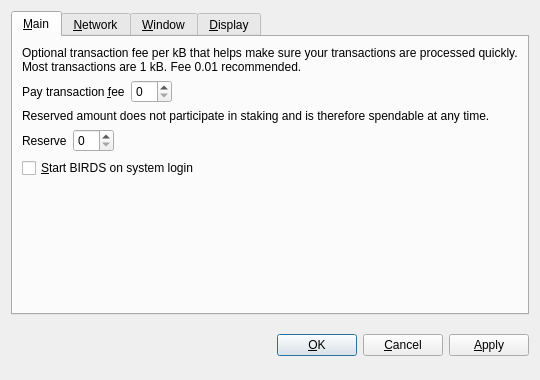
<?xml version="1.0" encoding="UTF-8"?>
<ui version="4.0">
 <class>OptionsDialog</class>
 <widget class="QDialog" name="OptionsDialog">
  <property name="geometry">
   <rect>
    <x>0</x>
    <y>0</y>
    <width>540</width>
    <height>380</height>
   </rect>
  </property>
  <property name="windowTitle">
   <string>Options</string>
  </property>
  <property name="modal">
   <bool>true</bool>
  </property>
  <layout class="QVBoxLayout" name="verticalLayout">
   <item>
    <widget class="QTabWidget" name="tabWidget">
     <property name="tabPosition">
      <enum>QTabWidget::North</enum>
     </property>
     <property name="currentIndex">
      <number>0</number>
     </property>
     <widget class="QWidget" name="tabMain">
      <attribute name="title">
       <string>&amp;Main</string>
      </attribute>
      <layout class="QVBoxLayout" name="verticalLayout_Main">
       <item>
        <widget class="QLabel" name="transactionFeeInfoLabel">
         <property name="text">
          <string>Optional transaction fee per kB that helps make sure your transactions are processed quickly. Most transactions are 1 kB. Fee 0.01 recommended.</string>
         </property>
         <property name="textFormat">
          <enum>Qt::PlainText</enum>
         </property>
         <property name="wordWrap">
          <bool>true</bool>
         </property>
        </widget>
       </item>
       <item>
        <layout class="QHBoxLayout" name="horizontalLayoutFee">
         <item>
          <widget class="QLabel" name="transactionFeeLabel">
           <property name="text">
            <string>Pay transaction &amp;fee</string>
           </property>
           <property name="textFormat">
            <enum>Qt::PlainText</enum>
           </property>
           <property name="buddy">
            <cstring>transactionFee</cstring>
           </property>
          </widget>
         </item>
         <item>
          <widget class="BitcoinAmountField" name="transactionFee"/>
         </item>
         <item>
          <spacer name="horizontalSpacerFee">
           <property name="orientation">
            <enum>Qt::Horizontal</enum>
           </property>
           <property name="sizeHint" stdset="0">
            <size>
             <width>40</width>
             <height>20</height>
            </size>
           </property>
          </spacer>
         </item>
        </layout>
       </item>
       <item>
        <widget class="QLabel" name="reserveBalanceInfoLabel">
         <property name="text">
          <string>Reserved amount does not participate in staking and is therefore spendable at any time.</string>
         </property>
         <property name="textFormat">
          <enum>Qt::PlainText</enum>
         </property>
         <property name="wordWrap">
          <bool>true</bool>
         </property>
        </widget>
       </item>
       <item>
        <layout class="QHBoxLayout" name="horizontalLayoutReserveBalance">
         <item>
          <widget class="QLabel" name="reserveBalanceLabel">
           <property name="text">
            <string>Reserve</string>
           </property>
           <property name="textFormat">
            <enum>Qt::PlainText</enum>
           </property>
           <property name="buddy">
            <cstring>reserveBalance</cstring>
           </property>
          </widget>
         </item>
         <item>
          <widget class="BitcoinAmountField" name="reserveBalance"/>
         </item>
         <item>
          <spacer name="horizontalSpacerReserveBalance">
           <property name="orientation">
            <enum>Qt::Horizontal</enum>
           </property>
           <property name="sizeHint" stdset="0">
            <size>
             <width>40</width>
             <height>20</height>
            </size>
           </property>
          </spacer>
         </item>
        </layout>
       </item>
       <item>
        <widget class="QCheckBox" name="bitcoinAtStartup">
         <property name="toolTip">
          <string>Automatically start BIRDS after logging in to the system.</string>
         </property>
         <property name="text">
          <string>&amp;Start BIRDS on system login</string>
         </property>
        </widget>
       </item>
       <item>
        <spacer name="verticalSpacer_Main">
         <property name="orientation">
          <enum>Qt::Vertical</enum>
         </property>
         <property name="sizeHint" stdset="0">
          <size>
           <width>20</width>
           <height>40</height>
          </size>
         </property>
        </spacer>
       </item>
      </layout>
     </widget>
     <widget class="QWidget" name="tabNetwork">
      <attribute name="title">
       <string>&amp;Network</string>
      </attribute>
      <layout class="QVBoxLayout" name="verticalLayout_Network">
       <item>
        <widget class="QCheckBox" name="mapPortUpnp">
         <property name="toolTip">
          <string>Automatically open the BIRDS client port on the router. This only works when your router supports UPnP and it is enabled.</string>
         </property>
         <property name="text">
          <string>Map port using &amp;UPnP</string>
         </property>
        </widget>
       </item>
       <item>
        <widget class="QCheckBox" name="connectSocks">
         <property name="toolTip">
          <string>Connect to the BIRDS network through a SOCKS proxy (e.g. when connecting through Tor).</string>
         </property>
         <property name="text">
          <string>&amp;Connect through SOCKS proxy:</string>
         </property>
        </widget>
       </item>
       <item>
        <layout class="QHBoxLayout" name="horizontalLayout_Network">
         <item>
          <widget class="QLabel" name="proxyIpLabel">
           <property name="text">
            <string>Proxy &amp;IP:</string>
           </property>
           <property name="textFormat">
            <enum>Qt::PlainText</enum>
           </property>
           <property name="buddy">
            <cstring>proxyIp</cstring>
           </property>
          </widget>
         </item>
         <item>
          <widget class="QValidatedLineEdit" name="proxyIp">
           <property name="maximumSize">
            <size>
             <width>140</width>
             <height>16777215</height>
            </size>
           </property>
           <property name="toolTip">
            <string>IP address of the proxy (e.g. 127.0.0.1)</string>
           </property>
          </widget>
         </item>
         <item>
          <widget class="QLabel" name="proxyPortLabel">
           <property name="text">
            <string>&amp;Port:</string>
           </property>
           <property name="textFormat">
            <enum>Qt::PlainText</enum>
           </property>
           <property name="buddy">
            <cstring>proxyPort</cstring>
           </property>
          </widget>
         </item>
         <item>
          <widget class="QLineEdit" name="proxyPort">
           <property name="maximumSize">
            <size>
             <width>55</width>
             <height>16777215</height>
            </size>
           </property>
           <property name="toolTip">
            <string>Port of the proxy (e.g. 9050)</string>
           </property>
          </widget>
         </item>
         <item>
          <widget class="QLabel" name="socksVersionLabel">
           <property name="text">
            <string>SOCKS &amp;Version:</string>
           </property>
           <property name="textFormat">
            <enum>Qt::PlainText</enum>
           </property>
           <property name="buddy">
            <cstring>socksVersion</cstring>
           </property>
          </widget>
         </item>
         <item>
          <widget class="QValueComboBox" name="socksVersion">
           <property name="toolTip">
            <string>SOCKS version of the proxy (e.g. 5)</string>
           </property>
          </widget>
         </item>
         <item>
          <spacer name="horizontalSpacer_Network">
           <property name="orientation">
            <enum>Qt::Horizontal</enum>
           </property>
           <property name="sizeHint" stdset="0">
            <size>
             <width>40</width>
             <height>20</height>
            </size>
           </property>
          </spacer>
         </item>
        </layout>
       </item>
       <item>
        <spacer name="verticalSpacer_Network">
         <property name="orientation">
          <enum>Qt::Vertical</enum>
         </property>
         <property name="sizeHint" stdset="0">
          <size>
           <width>20</width>
           <height>40</height>
          </size>
         </property>
        </spacer>
       </item>
      </layout>
     </widget>
     <widget class="QWidget" name="tabWindow">
      <attribute name="title">
       <string>&amp;Window</string>
      </attribute>
      <layout class="QVBoxLayout" name="verticalLayout_Window">
       <item>
        <widget class="QCheckBox" name="minimizeToTray">
         <property name="toolTip">
          <string>Show only a tray icon after minimizing the window.</string>
         </property>
         <property name="text">
          <string>&amp;Minimize to the tray instead of the taskbar</string>
         </property>
        </widget>
       </item>
       <item>
        <widget class="QCheckBox" name="minimizeOnClose">
         <property name="toolTip">
          <string>Minimize instead of exit the application when the window is closed. When this option is enabled, the application will be closed only after selecting Quit in the menu.</string>
         </property>
         <property name="text">
          <string>M&amp;inimize on close</string>
         </property>
        </widget>
       </item>
       <item>
        <spacer name="verticalSpacer_Window">
         <property name="orientation">
          <enum>Qt::Vertical</enum>
         </property>
         <property name="sizeHint" stdset="0">
          <size>
           <width>20</width>
           <height>40</height>
          </size>
         </property>
        </spacer>
       </item>
      </layout>
     </widget>
     <widget class="QWidget" name="tabDisplay">
      <attribute name="title">
       <string>&amp;Display</string>
      </attribute>
      <layout class="QVBoxLayout" name="verticalLayout_Display">
       <item>
        <layout class="QHBoxLayout" name="horizontalLayout_1_Display">
         <item>
          <widget class="QLabel" name="langLabel">
           <property name="text">
            <string>User Interface &amp;language:</string>
           </property>
           <property name="textFormat">
            <enum>Qt::PlainText</enum>
           </property>
           <property name="buddy">
            <cstring>lang</cstring>
           </property>
          </widget>
         </item>
         <item>
          <widget class="QValueComboBox" name="lang">
           <property name="toolTip">
            <string>The user interface language can be set here. This setting will take effect after restarting BIRDS.</string>
           </property>
          </widget>
         </item>
        </layout>
       </item>
       <item>
        <layout class="QHBoxLayout" name="horizontalLayout_2_Display">
         <item>
          <widget class="QLabel" name="unitLabel">
           <property name="text">
            <string>&amp;Unit to show amounts in:</string>
           </property>
           <property name="textFormat">
            <enum>Qt::PlainText</enum>
           </property>
           <property name="buddy">
            <cstring>unit</cstring>
           </property>
          </widget>
         </item>
         <item>
          <widget class="QValueComboBox" name="unit">
           <property name="toolTip">
            <string>Choose the default subdivision unit to show in the interface and when sending coins.</string>
           </property>
          </widget>
         </item>
        </layout>
       </item>
       <item>
        <widget class="QCheckBox" name="displayAddresses">
         <property name="toolTip">
          <string>Whether to show BIRDS addresses in the transaction list or not.</string>
         </property>
         <property name="text">
          <string>&amp;Display addresses in transaction list</string>
         </property>
        </widget>
       </item>
       <item>
        <widget class="QCheckBox" name="coinControlFeatures">
         <property name="toolTip">
          <string>Whether to show coin control features or not.</string>
         </property>
         <property name="text">
          <string>Display coin &amp;control features (experts only!)</string>
         </property>
        </widget>
       </item>
       <item>
        <spacer name="verticalSpacer_Display">
         <property name="orientation">
          <enum>Qt::Vertical</enum>
         </property>
         <property name="sizeHint" stdset="0">
          <size>
           <width>20</width>
           <height>40</height>
          </size>
         </property>
        </spacer>
       </item>
      </layout>
     </widget>
    </widget>
   </item>
   <item>
    <layout class="QHBoxLayout" name="horizontalLayout_Buttons">
     <item>
      <spacer name="horizontalSpacer_1">
       <property name="orientation">
        <enum>Qt::Horizontal</enum>
       </property>
       <property name="sizeHint" stdset="0">
        <size>
         <width>40</width>
         <height>48</height>
        </size>
       </property>
      </spacer>
     </item>
     <item>
      <widget class="QLabel" name="statusLabel">
       <property name="font">
        <font>
         <weight>75</weight>
         <bold>true</bold>
        </font>
       </property>
       <property name="text">
        <string/>
       </property>
       <property name="textFormat">
        <enum>Qt::PlainText</enum>
       </property>
       <property name="wordWrap">
        <bool>true</bool>
       </property>
      </widget>
     </item>
     <item>
      <spacer name="horizontalSpacer_2">
       <property name="orientation">
        <enum>Qt::Horizontal</enum>
       </property>
       <property name="sizeHint" stdset="0">
        <size>
         <width>40</width>
         <height>48</height>
        </size>
       </property>
      </spacer>
     </item>
     <item>
      <widget class="QPushButton" name="okButton">
       <property name="text">
        <string>&amp;OK</string>
       </property>
      </widget>
     </item>
     <item>
      <widget class="QPushButton" name="cancelButton">
       <property name="text">
        <string>&amp;Cancel</string>
       </property>
       <property name="autoDefault">
        <bool>false</bool>
       </property>
      </widget>
     </item>
     <item>
      <widget class="QPushButton" name="applyButton">
       <property name="text">
        <string>&amp;Apply</string>
       </property>
       <property name="autoDefault">
        <bool>false</bool>
       </property>
      </widget>
     </item>
    </layout>
   </item>
  </layout>
 </widget>
 <customwidgets>
  <customwidget>
   <class>BitcoinAmountField</class>
   <extends>QSpinBox</extends>
   <header>bitcoinamountfield.h</header>
  </customwidget>
  <customwidget>
   <class>QValueComboBox</class>
   <extends>QComboBox</extends>
   <header>qvaluecombobox.h</header>
  </customwidget>
  <customwidget>
   <class>QValidatedLineEdit</class>
   <extends>QLineEdit</extends>
   <header>qvalidatedlineedit.h</header>
  </customwidget>
 </customwidgets>
 <resources/>
 <connections/>
</ui>
